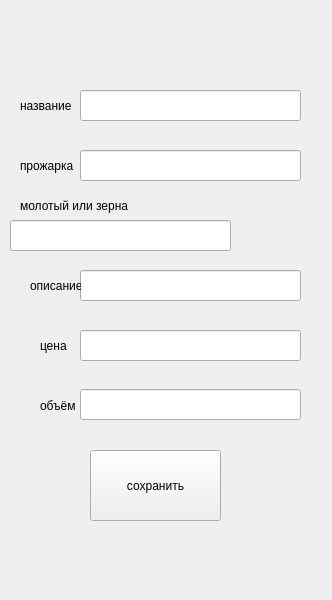
<?xml version="1.0" encoding="UTF-8"?>
<ui version="4.0">
 <class>MainWindow</class>
 <widget class="QMainWindow" name="MainWindow">
  <property name="geometry">
   <rect>
    <x>0</x>
    <y>0</y>
    <width>332</width>
    <height>600</height>
   </rect>
  </property>
  <property name="windowTitle">
   <string>MainWindow</string>
  </property>
  <widget class="QWidget" name="centralwidget">
   <widget class="QPushButton" name="pushButton">
    <property name="geometry">
     <rect>
      <x>90</x>
      <y>450</y>
      <width>131</width>
      <height>71</height>
     </rect>
    </property>
    <property name="text">
     <string>сохранить</string>
    </property>
   </widget>
   <widget class="QLineEdit" name="name">
    <property name="geometry">
     <rect>
      <x>80</x>
      <y>90</y>
      <width>221</width>
      <height>31</height>
     </rect>
    </property>
   </widget>
   <widget class="QLineEdit" name="roasting">
    <property name="geometry">
     <rect>
      <x>80</x>
      <y>150</y>
      <width>221</width>
      <height>31</height>
     </rect>
    </property>
   </widget>
   <widget class="QLineEdit" name="gog">
    <property name="geometry">
     <rect>
      <x>10</x>
      <y>220</y>
      <width>221</width>
      <height>31</height>
     </rect>
    </property>
   </widget>
   <widget class="QLineEdit" name="description">
    <property name="geometry">
     <rect>
      <x>80</x>
      <y>270</y>
      <width>221</width>
      <height>31</height>
     </rect>
    </property>
   </widget>
   <widget class="QLineEdit" name="valume">
    <property name="geometry">
     <rect>
      <x>80</x>
      <y>389</y>
      <width>221</width>
      <height>31</height>
     </rect>
    </property>
   </widget>
   <widget class="QLineEdit" name="prise">
    <property name="geometry">
     <rect>
      <x>80</x>
      <y>330</y>
      <width>221</width>
      <height>31</height>
     </rect>
    </property>
   </widget>
   <widget class="QLabel" name="label">
    <property name="geometry">
     <rect>
      <x>20</x>
      <y>90</y>
      <width>61</width>
      <height>31</height>
     </rect>
    </property>
    <property name="text">
     <string>название</string>
    </property>
   </widget>
   <widget class="QLabel" name="label_2">
    <property name="geometry">
     <rect>
      <x>20</x>
      <y>150</y>
      <width>61</width>
      <height>31</height>
     </rect>
    </property>
    <property name="text">
     <string>прожарка</string>
    </property>
   </widget>
   <widget class="QLabel" name="label_3">
    <property name="geometry">
     <rect>
      <x>20</x>
      <y>190</y>
      <width>111</width>
      <height>31</height>
     </rect>
    </property>
    <property name="text">
     <string>молотый или зерна</string>
    </property>
   </widget>
   <widget class="QLabel" name="label_4">
    <property name="geometry">
     <rect>
      <x>30</x>
      <y>270</y>
      <width>51</width>
      <height>31</height>
     </rect>
    </property>
    <property name="text">
     <string>описание</string>
    </property>
   </widget>
   <widget class="QLabel" name="label_5">
    <property name="geometry">
     <rect>
      <x>40</x>
      <y>330</y>
      <width>41</width>
      <height>31</height>
     </rect>
    </property>
    <property name="text">
     <string>цена</string>
    </property>
   </widget>
   <widget class="QLabel" name="label_6">
    <property name="geometry">
     <rect>
      <x>40</x>
      <y>390</y>
      <width>41</width>
      <height>31</height>
     </rect>
    </property>
    <property name="text">
     <string>объём</string>
    </property>
   </widget>
  </widget>
 </widget>
 <resources/>
 <connections/>
</ui>
